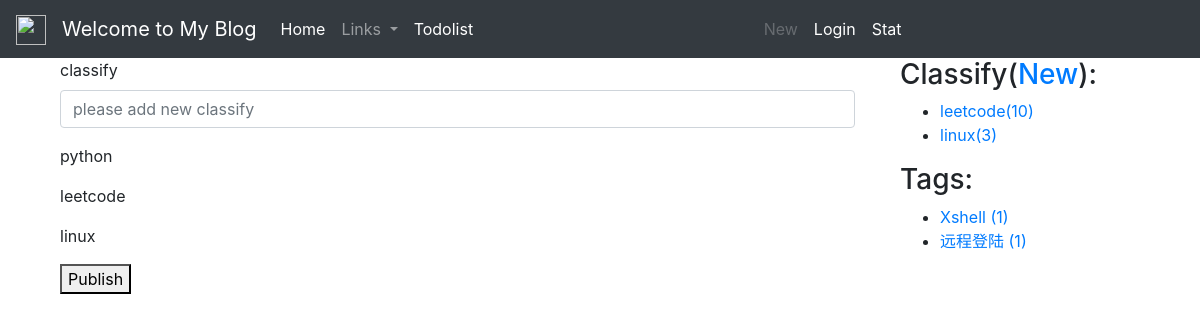
The app's page /classify_add/, older data.
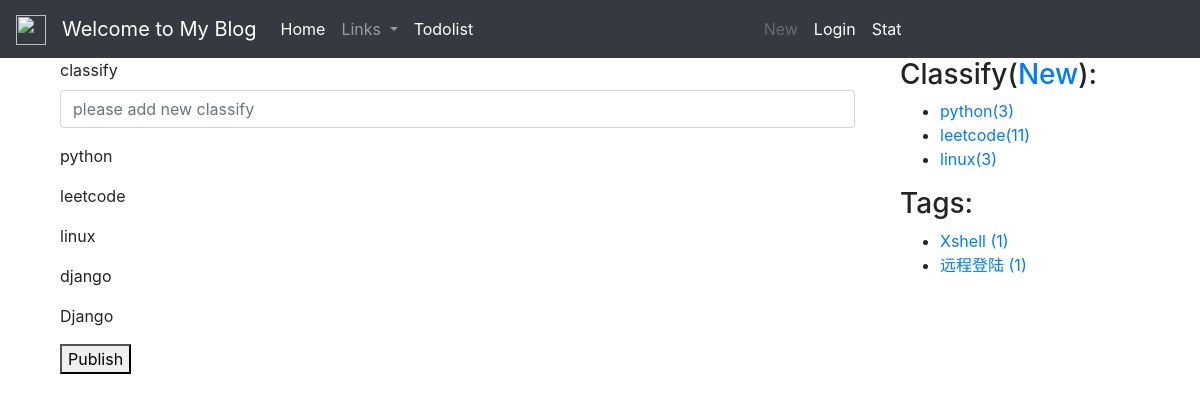
The same page, newer data.
### blog/models.py (models this page shows, shortened)
class BlogClassify(models.Model):
    title = models.CharField(max_length=100, blank=True)
    created = models.DateTimeField(default=timezone.now)

class Tag(models.Model):
    name = models.CharField(max_length=100)

### blog/views.py (the view)
# urls.py: path('classify_add/',views.classify_add,name='classify_add'),
def classify_add(request):
    if request.method == 'POST':
        classify_add_form = ClassifyAddForm(request.POST, request.FILES)
        if classify_add_form.is_valid():
            new_classify = classify_add_form.save(commit=False)
            new_add_classify=request.POST['new_classify']
            all_classify=BlogClassify.objects.all()
            claasify_list=[i.title for i in all_classify]
            if new_add_classify not in claasify_list:
                add_classify = BlogClassify(title=new_add_classify)
                add_classify.save()
                new_classify.save()
                return redirect("blog:blog_list")
            else:
                return HttpResponse("already exist")
        else:
            return  HttpResponse("classify is not valid,please refill")
    else:
        classify_add_form = ClassifyAddForm()
        classifies = BlogClassify.objects.all()
        context = {'classify_add_form': classify_add_form, 'classifies': classifies,}
        return render(request, 'blog/classify_add.html', context)

### blog/forms.py
class ClassifyAddForm(forms.ModelForm):
    class Meta:
        model=BlogClassify
        fields=('title',)

### blog/templatetags/blog_extras.py (called while the page is built)
@register.inclusion_tag('blog/inclusions/_classify.html',takes_context=True)
def show_classify(context):
    classify_list = BlogClassify.objects.annotate(num_posts=Count('blog')).filter(num_posts__gt=0)
    return {
        'classify_list': classify_list,
    }

@register.inclusion_tag('blog/inclusions/_tags.html', takes_context=True)
def show_tags(context):
    tag_list = Tag.objects.annotate(num_posts=Count('blog')).filter(num_posts__gt=0)
    return {
        'tag_list': tag_list,
    }

### templates/blog/classify_add.html (shortened to what this page needs)
{% extends "base.html" %}
{% load staticfiles %}
{% block content %}
<div class="container">
    <div>
        <form method="post" action="" enctype="multipart/form-data">
            <div class="form-group">
                <label for="new_classify">classify</label>
                    <input class="form-control" type="text" id="new_classify" name="new_classify" placeholder="please add new classify">
            </div>
            <div class="form-group">
                {% for classify in classifies %}
                <p>{{classify.title}}</p>
                {% endfor %}
            </div>
            <button type="submit">Publish</button>
    </form>
    </div>
</div>
{% endblock content %}

### templates/blog/inclusions/_classify.html
<div class="">
  <h3 class="">Classify(<a href="{% url 'blog:classify_add' %}">New</a>):</h3>
  <ul>
    {% for classify in classify_list %}
      <li>
        <a href="{% url 'blog:classify' classify.id %}">{{ classify.title }}<span class="post-count">({{ classify.num_posts }})</span></a>
      </li>
    {% empty %}
      暂无分类！
    {% endfor %}
  </ul>
</div>

### templates/blog/inclusions/_tags.html
<div class="widget widget-tag-cloud">
  <h3 class="widget-title">Tags:</h3>
  <ul>
    {% for tag in tag_list %}
      <li>
        <a href="{% url 'blog:tag' tag.id %}">{{ tag.name }} <span class="post-count">({{ tag.num_posts }})</span></a>
      </li>
    {% empty %}
      暂无标签！
    {% endfor %}
  </ul>
</div>

Row changes from the older to the newer data that the page shows:
now on one of the page's lists (row unchanged): BlogClassify: title "python", num_posts "3"
computed for BlogClassify "leetcode": num_posts "10" → "11"
added BlogClassify: title "django"
added BlogClassify: title "Django"
